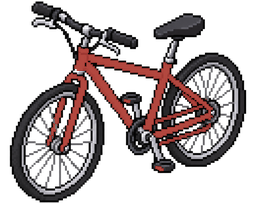
#> input picture TripTrack/Resources/Assets.xcassets/pixel_bicycle_red_matte.imageset/pixel_bicycle_red_matte@1x.png, 256 x 204 px
$ python normalize_vehicle.py ../TripTrack/Resources/Assets.xcassets/pixel_bicycle_red_matte.imageset/pixel_bicycle_red_matte@1x.png --outdir out
#> lines starting #> are read from the running program, lines starting #| are printed output that depends on the picture
#!/usr/bin/env python3
"""Sit a set of vehicle sprites on one ground line at one scale.

Generated sprites arrive each centred in its own 1254 px square, which hides a
real problem: a hatchback that is genuinely shorter and a van that is genuinely
taller end up the same size on screen the moment anything scales them to fit a
tile. The proportions that make the silhouettes tell each other apart are
exactly what per-sprite fitting destroys.

So the set is placed rather than fitted: every sprite is cropped to its own
subject, scaled by ONE shared factor, and pinned to a common baseline on a
common canvas. After this a van IS taller than a hatchback in the asset itself,
and any view can size them all with the same frame without thinking about it.
"""
import argparse, os
import numpy as np
from PIL import Image

def bbox(im):
    a = np.array(im)
    ys, xs = np.where(a[:, :, 3] > 16)
    return xs.min(), ys.min(), xs.max() + 1, ys.max() + 1

def main():
    ap = argparse.ArgumentParser()
    ap.add_argument("sources", nargs="+", help="PNG files, transparent background")
    ap.add_argument("-o", "--outdir", required=True)
    ap.add_argument("--canvas", type=int, default=1254)
    # How much of the canvas width the WIDEST vehicle in the set may take. The
    # rest is breathing room, and it is shared — a later sprite that is wider
    # than everything here would need the whole set re-run, which is why the
    # set is normalised together rather than one at a time.
    ap.add_argument("--fill", type=float, default=0.92)
    # Baseline as a fraction of canvas height. Slightly below centre so a tall
    # van has headroom without a low sports car looking like it is falling.
    ap.add_argument("--baseline", type=float, default=0.78)
    a = ap.parse_args()

    ims, boxes = [], []
    for p in a.sources:
        im = Image.open(p).convert("RGBA")
#> im is the input picture: PIL image 256x204 RGBA; mean R, G, B, A 31.4, 22.8, 23, 92.4
        ims.append(im)
        boxes.append(bbox(im))

    widest = max(x1 - x0 for x0, _, x1, _ in boxes)
#> widest = 238
    scale = (a.canvas * a.fill) / widest
#> scale = 4.85

    os.makedirs(a.outdir, exist_ok=True)
    for p, im, (x0, y0, x1, y1) in zip(a.sources, ims, boxes):
        crop = im.crop((x0, y0, x1, y1))
        w = max(1, round(crop.width * scale))
        h = max(1, round(crop.height * scale))
        crop = crop.resize((w, h), Image.LANCZOS)
        out = Image.new("RGBA", (a.canvas, a.canvas), (0, 0, 0, 0))
        out.paste(crop, ((a.canvas - w) // 2, round(a.canvas * a.baseline) - h), crop)
        dst = os.path.join(a.outdir, os.path.basename(p))
        out.save(dst)
        print(f"{os.path.basename(p):24s} {w}x{h}  scale {scale:.3f}")
#> this loop made 1 pass
#> (x0, y0, x1, y1, w, h) on pass 1: (9, 1, 247, 203, 1154, 979)
#| pixel_bicycle_red_matte@1x.png 1154x979  scale 4.847
#> pass 1, in main, `crop = im.crop((x0, y0, x1, y1))`:
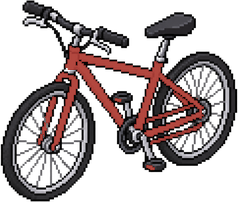
#> crop: PIL image 238x202 RGBA; mean R, G, B, A 34.1, 24.8, 25, 100.4; transparent parts drawn white
#> pass 1, in main, `crop = crop.resize((w, h), Image.LANCZOS)`:
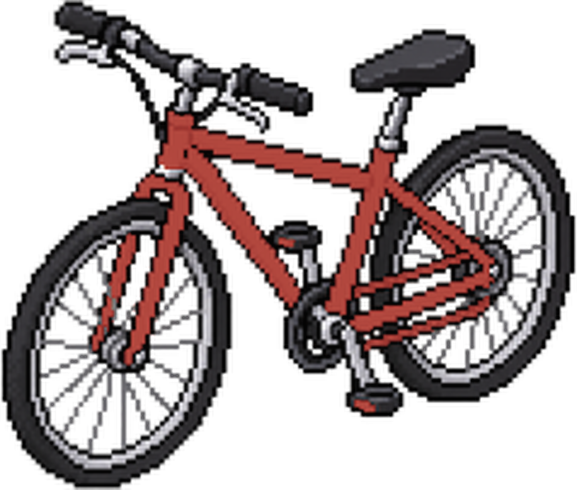
#> crop: PIL image 1154x979 RGBA (shown at 1/2 size); mean R, G, B, A 35.4, 25.9, 26.1, 100.5; transparent parts drawn white
#> pass 1, in main, `out.save(dst)`:
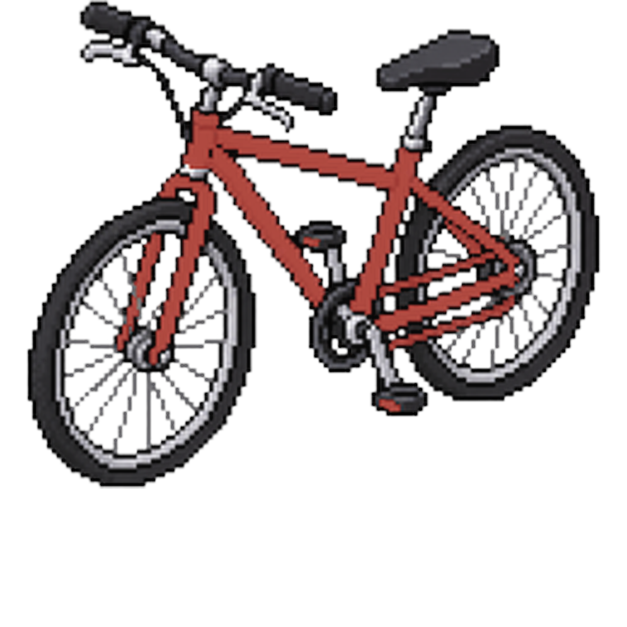
#> saved as pixel_bicycle_red_matte@1x.png: PIL image 1254x1254 RGBA (shown at 1/2 size); mean R, G, B, A 21.9, 15.5, 15.6, 67.2; transparent parts drawn white

if __name__ == "__main__":
    main()
